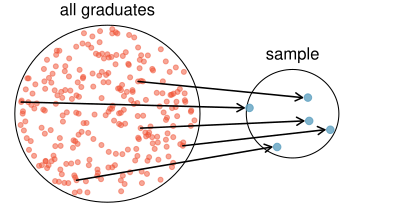

Reproduce this figure in R.
library(openintro)
data(COL)

set.seed(52)
myPDF("popToSampleGraduates.pdf",
      4,
      2.1,
      mar = rep(0, 4))

plot(c(0, 2),
     c(0, 1.1),
     type = 'n',
     axes = FALSE)
temp <- seq(0, 2 * pi, 2 * pi / 100)
x <- 0.5 + 0.5 * cos(temp)
y <- 0.5 + 0.5 * sin(temp)
lines(x, y)

s <- matrix(runif(700), ncol = 2)
S <- matrix(NA, 350, 2)
j <- 0
for (i in 1:nrow(s)) {
  if(sum((s[i, ] - 0.5)^2) < 0.23){
    j <- j + 1
    S[j, ] <- s[i, ]
  }
}
points(S, col = COL[4, 3], pch = 20)
text(0.5, 1, 'all graduates', pos = 3)

set.seed(50)
N <- sample(j, 25)
lines((x - 0.5) / 2 + 1.5, (y - 0.5) / 2 +  0.5, pch = 20)

SS <- (S[N, ] - 0.5) / 2 + 0.5
these <- c(2, 5, 11, 10, 12)
points(SS[these, 1] + 1,
       SS[these, 2],
       col = COL[1, 2],
       pch = 20,
       cex = 1.5)
text(1.5, 0.75, 'sample', pos = 3)

for (i in these) {
  arrows(S[N[i], 1], S[N[i], 2],
         SS[i, 1] + 1 - 0.03, SS[i, 2],
         length = 0.08, col = COL[5], lwd = 1.5)
}
dev.off()
